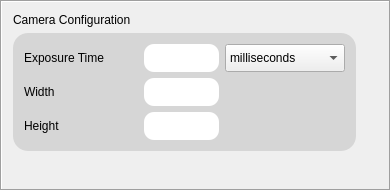
           <widget class="QFrame" name="frame">
            <property name="geometry">
             <rect>
              <x>640</x>
              <y>450</y>
              <width>391</width>
              <height>191</height>
             </rect>
            </property>
            <property name="frameShape">
             <enum>QFrame::Box</enum>
            </property>
            <property name="frameShadow">
             <enum>QFrame::Sunken</enum>
            </property>
            <layout class="QFormLayout" name="formLayout_9">
             <property name="leftMargin">
              <number>11</number>
             </property>
             <property name="topMargin">
              <number>11</number>
             </property>
             <property name="rightMargin">
              <number>11</number>
             </property>
             <property name="bottomMargin">
              <number>11</number>
             </property>
             <item row="0" column="0">
              <widget class="QLabel" name="label_13">
               <property name="styleSheet">
                <string notr="true">font: 75 12pt &quot;8514oem&quot;;</string>
               </property>
               <property name="text">
                <string>Camera Configuration</string>
               </property>
              </widget>
             </item>
             <item row="1" column="0">
              <widget class="QFrame" name="frame">
               <property name="styleSheet">
                <string notr="true">.QFrame{
background-color: rgb(214, 214, 214);
border-radius:15px;
}</string>
               </property>
               <layout class="QFormLayout" name="formLayout_8">
                <property name="leftMargin">
                 <number>11</number>
                </property>
                <property name="topMargin">
                 <number>11</number>
                </property>
                <property name="rightMargin">
                 <number>11</number>
                </property>
                <property name="bottomMargin">
                 <number>11</number>
                </property>
                <item row="0" column="0">
                 <layout class="QHBoxLayout" name="horizontalLayout_27">
                  <item>
                   <widget class="QLabel" name="label_35">
                    <property name="minimumSize">
                     <size>
                      <width>114</width>
                      <height>0</height>
                     </size>
                    </property>
                    <property name="maximumSize">
                     <size>
                      <width>114</width>
                      <height>16777215</height>
                     </size>
                    </property>
                    <property name="text">
                     <string>Exposure Time</string>
                    </property>
                   </widget>
                  </item>
                  <item>
                   <widget class="customLineEdit" name="exposureTimeInput">
                    <property name="minimumSize">
                     <size>
                      <width>75</width>
                      <height>28</height>
                     </size>
                    </property>
                    <property name="maximumSize">
                     <size>
                      <width>75</width>
                      <height>16777215</height>
                     </size>
                    </property>
                    <property name="styleSheet">
                     <string notr="true">padding: 6px;
border-top-left-radius :10px;
border-top-right-radius : 10px; 
border-bottom-left-radius : 10px;
border-bottom-right-radius : 10px;</string>
                    </property>
                   </widget>
                  </item>
                  <item>
                   <widget class="QComboBox" name="dropletTravelTimeUnit_2">
                    <property name="minimumSize">
                     <size>
                      <width>120</width>
                      <height>28</height>
                     </size>
                    </property>
                    <item>
                     <property name="text">
                      <string>milliseconds</string>
                     </property>
                    </item>
                   </widget>
                  </item>
                 </layout>
                </item>
                <item row="1" column="0">
                 <layout class="QHBoxLayout" name="horizontalLayout_28">
                  <item>
                   <widget class="QLabel" name="label_36">
                    <property name="minimumSize">
                     <size>
                      <width>114</width>
                      <height>0</height>
                     </size>
                    </property>
                    <property name="maximumSize">
                     <size>
                      <width>114</width>
                      <height>16777215</height>
                     </size>
                    </property>
                    <property name="text">
                     <string>Width</string>
                    </property>
                   </widget>
                  </item>
                  <item>
                   <widget class="customLineEdit" name="cameraWidth">
                    <property name="minimumSize">
                     <size>
                      <width>75</width>
                      <height>28</height>
                     </size>
                    </property>
                    <property name="maximumSize">
                     <size>
                      <width>75</width>
                      <height>16777215</height>
                     </size>
                    </property>
                    <property name="styleSheet">
                     <string notr="true">padding: 6px;
border-top-left-radius :10px;
border-top-right-radius : 10px; 
border-bottom-left-radius : 10px;
border-bottom-right-radius : 10px;</string>
                    </property>
                   </widget>
                  </item>
                 </layout>
                </item>
                <item row="2" column="0">
                 <layout class="QHBoxLayout" name="horizontalLayout_29">
                  <item>
                   <widget class="QLabel" name="label_39">
                    <property name="minimumSize">
                     <size>
                      <width>114</width>
                      <height>0</height>
                     </size>
                    </property>
                    <property name="maximumSize">
                     <size>
                      <width>114</width>
                      <height>16777215</height>
                     </size>
                    </property>
                    <property name="text">
                     <string>Height</string>
                    </property>
                   </widget>
                  </item>
                  <item>
                   <widget class="customLineEdit" name="cameraHeight">
                    <property name="minimumSize">
                     <size>
                      <width>75</width>
                      <height>28</height>
                     </size>
                    </property>
                    <property name="maximumSize">
                     <size>
                      <width>75</width>
                      <height>16777215</height>
                     </size>
                    </property>
                    <property name="styleSheet">
                     <string notr="true">padding: 6px;
border-top-left-radius :10px;
border-top-right-radius : 10px; 
border-bottom-left-radius : 10px;
border-bottom-right-radius : 10px;</string>
                    </property>
                   </widget>
                  </item>
                 </layout>
                </item>
               </layout>
              </widget>
             </item>
            </layout>
           </widget>
